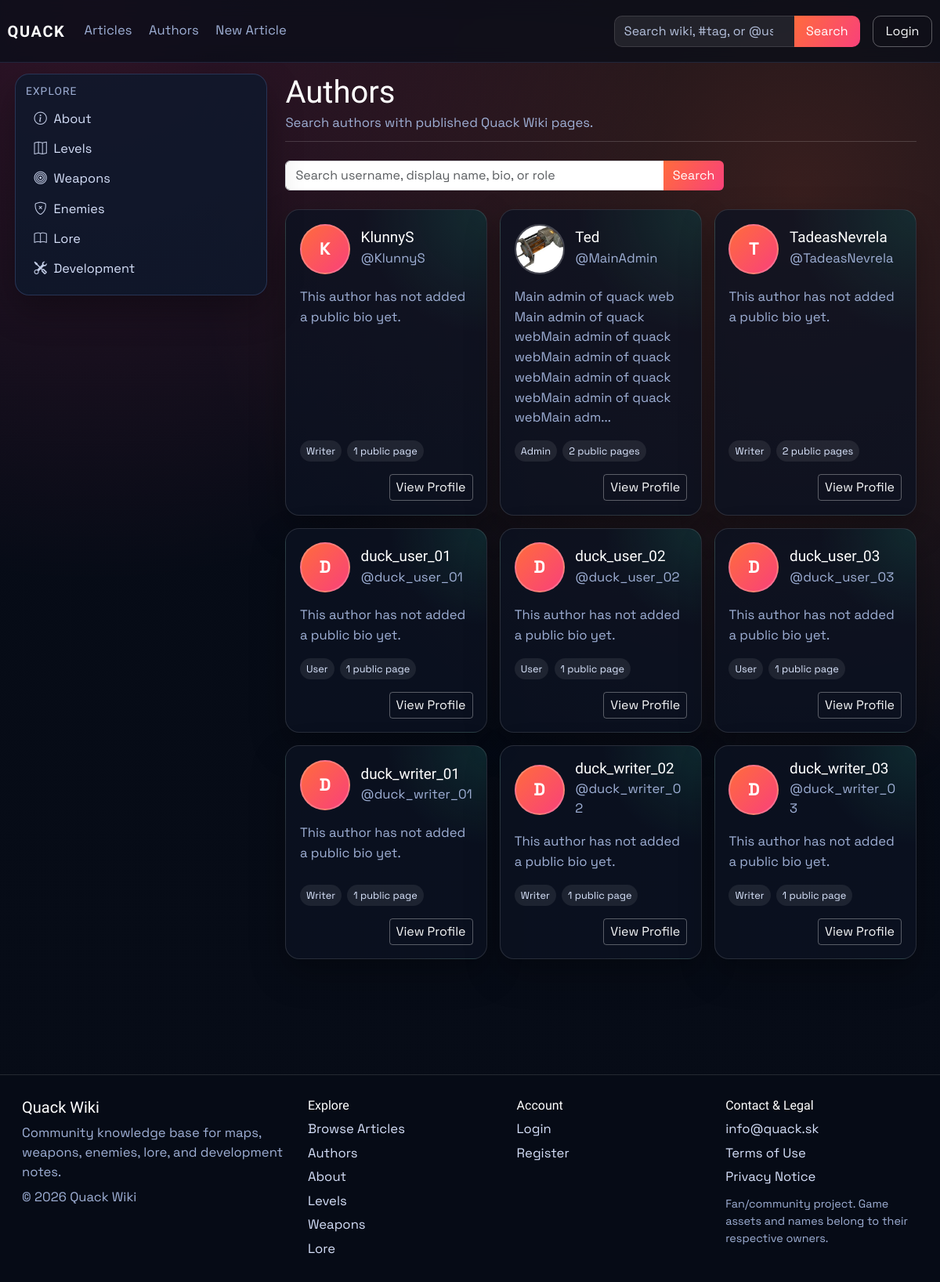
Page /authors on the earlier database version.
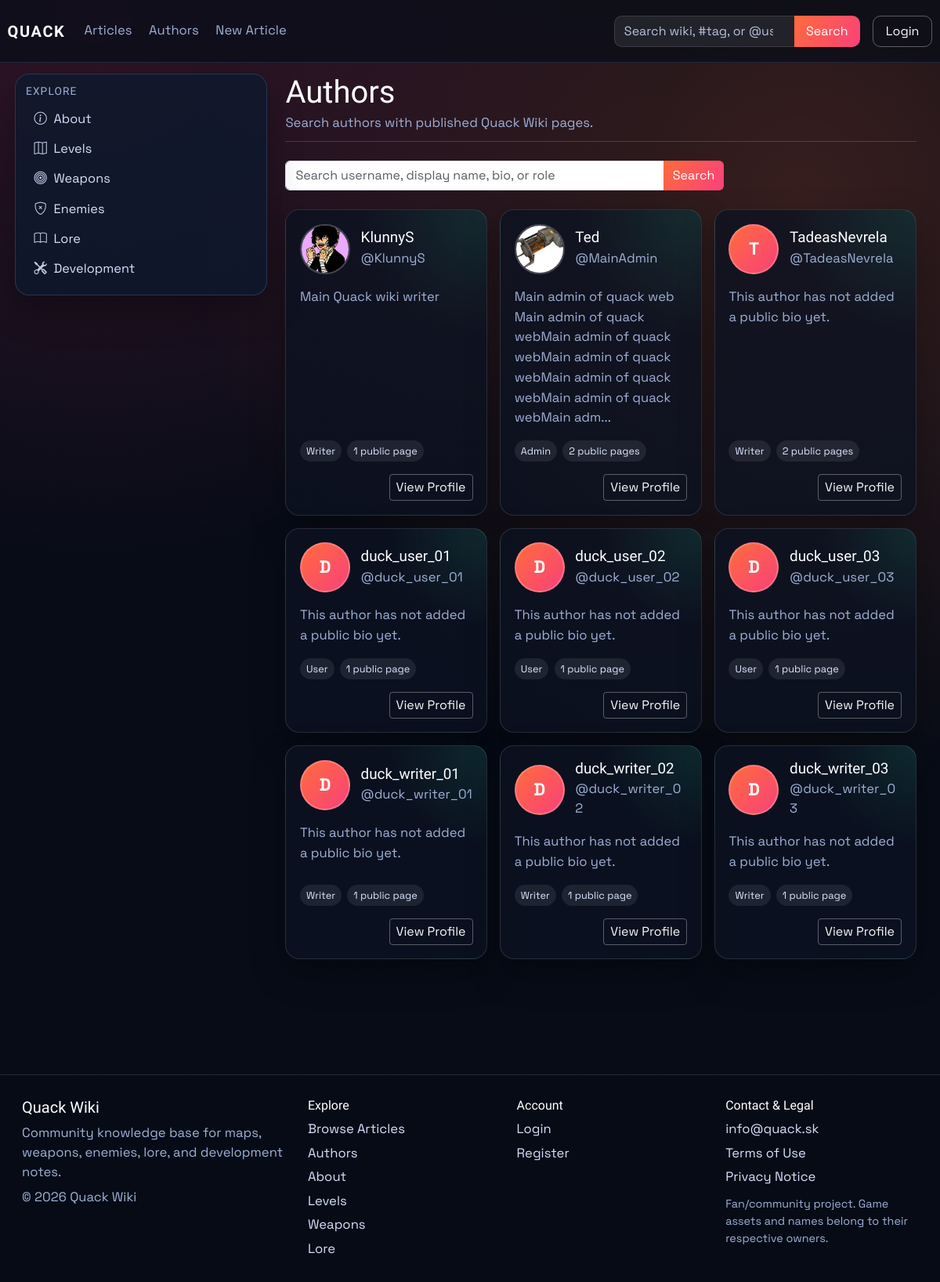
Same page on the later database version.
### models.py (models this page shows, shortened)
class Article(db.Model):
    id = db.Column(db.Integer, primary_key=True)
    title = db.Column(db.String(120), unique=True, nullable=False)
    author = db.Column(db.String(120), nullable=False)
    created_at = db.Column(db.DateTime, default=datetime.utcnow)
    image_url = db.Column(db.String(120), default='default.png')
    summary = db.Column(db.Text)
    content = db.Column(db.Text, nullable=False)
    infobox_data = db.Column(db.Text, nullable=True)
    tags = db.Column(db.JSON, default=list)
    status = db.Column(db.String(20), default='pending', nullable=False)
    approved_by = db.Column(db.String(120), nullable=True)
    approved_at = db.Column(db.DateTime, nullable=True)
    is_archived = db.Column(db.Boolean, default=False, nullable=False)
    archived_at = db.Column(db.DateTime, nullable=True)

class User(db.Model, UserMixin):
    id = db.Column(db.Integer, primary_key=True)
    username = db.Column(db.String(120), unique=True, nullable=False)
    email = db.Column(db.String(120), unique=True, nullable=False)
    password_hash = db.Column(db.String(128), nullable=False)
    profile_image_url = db.Column(db.String(120), nullable=True)
    public_display_name = db.Column(db.String(80), nullable=True)
    public_bio = db.Column(db.Text, nullable=True)
    created_at = db.Column(db.DateTime, default=datetime.utcnow)
    role = db.Column(db.String(30), default='user')
    is_archived = db.Column(db.Boolean, default=False, nullable=False)
    archived_at = db.Column(db.DateTime, nullable=True)

### main.py (the view)
@app.route('/authors')
def authors():
    search = (request.args.get('q') or '').strip()
    include_all_users = request.args.get('all') == '1'
    published_counts = published_article_counts_by_user()
    public_users_query = User.query.filter(User.is_archived.is_(False))
    if not include_all_users:
        public_users_query = public_users_query.filter(User.username.in_(list(published_counts.keys())))
    public_users = public_users_query.order_by(User.username.asc()).all()
    if search:
        public_users = [user for user in public_users if user_matches_public_search(user, search)]
    return render_template(
        'authors.html',
        users=public_users,
        published_counts=published_counts,
        search=search,
        include_all_users=include_all_users,
    )

### main.py (called while the page is built)
def get_site_settings():
    settings = SiteSettings.query.get(1)
    if not settings:
        settings = SiteSettings(id=1)
        db.session.add(settings)
        db.session.commit()
    return settings

@app.context_processor
def inject_site_settings():
    return {'site_settings': get_site_settings()}

def normalize_identity(value: str) -> str:
    ascii_value = unicodedata.normalize('NFKD', value or '').encode('ascii', 'ignore').decode('ascii')
    return re.sub(r'[^a-z0-9]+', '', ascii_value.lower())

def find_user_for_article_author(author_name: str):
    if not author_name:
        return None
    exact_user = User.query.filter_by(username=author_name).first()
    if exact_user:
        return None if exact_user.is_archived else exact_user
    normalized_author = normalize_identity(author_name)
    if not normalized_author:
        return None
    active_users = User.query.filter(User.is_archived.is_(False)).all()
    return next(
        (
            user
            for user in active_users
            if normalized_author in {
                normalize_identity(user.username),
                normalize_identity(user.public_display_name),
            }
        ),
        None,
    )

def published_article_counts_by_user():
    counts = {}
    candidates = Article.query.filter(
        Article.is_archived.is_(False),
        func.lower(func.trim(Article.status)) == 'approved',
    ).all()
    for article_obj in candidates:
        user = find_user_for_article_author(article_obj.author)
        if user:
            counts[user.username] = counts.get(user.username, 0) + 1
    return counts

### templates/authors.html (shortened to what this page needs)
{% extends "_base.html" %}
{% block content %}
<div class="container-fluid px-0 article-wiki">
    <header class="article-header mb-4">
        <h1 class="article-title">{{ 'Public Accounts' if include_all_users else 'Authors' }}</h1>
        <p class="article-meta mb-0">
            {{ 'Search public Quack Wiki accounts.' if include_all_users else 'Search authors with published Quack Wiki pages.' }}
        </p>
    </header>
    <form method="GET" action="{{ url_for('authors') }}" class="mb-4" style="max-width: 560px;">
        <div class="input-group">
            <input class="form-control" type="search" name="q" value="{{ search }}" placeholder="Search username, display name, bio, or role">
            <button class="btn btn-brand" type="submit">Search</button>
        </div>
    </form>
    <section class="authors-grid">
        {% for user in users %}
        <article class="author-card">
            <div class="author-card-top">
                {% if user.profile_image_url %}
                <img class="author-card-avatar" src="{{ url_for('static', filename='img/' ~ user.profile_image_url) }}" alt="{{ user.username }} profile picture">
                {% else %}
                <div class="author-card-avatar author-card-avatar-fallback">{{ user.username[0]|upper }}</div>
                {% endif %}
                <div class="author-card-heading">
                    <h3>{{ user.public_display_name or user.username }}</h3>
                    <p>@{{ user.username }}</p>
                </div>
            </div>
            {% set bio = user.public_bio or "This author has not added a public bio yet." %}
            <p class="author-card-bio">{{ bio|truncate(150, true) }}</p>
            <div class="author-card-meta">
                <span>{{ user.role|capitalize }}</span>
                <span>{{ published_counts.get(user.username, 0) }} public {{ 'page' if published_counts.get(user.username, 0) == 1 else 'pages' }}</span>
            </div>
            <div class="author-card-actions">
                <a class="btn btn-outline-light btn-sm" href="{{ url_for('public_profile', username=user.username) }}">View Profile</a>
            </div>
        </article>
        {% else %}
        <div class="card p-4 authors-empty">
            <p class="mb-0 text-muted">{{ 'No public accounts found.' if include_all_users else 'No published authors found.' }}</p>
        </div>
        {% endfor %}
    </section>
</div>
{% endblock %}

### templates/_base.html (shortened to what this page needs)
<!doctype html>
<html lang="en">
<head>
    <link href="https://cdn.jsdelivr.net/npm/bootstrap@5.3.3/dist/css/bootstrap.min.css" rel="stylesheet">
    <link href="https://cdn.jsdelivr.net/npm/bootstrap-icons@1.11.3/font/bootstrap-icons.min.css" rel="stylesheet">
    <link rel="stylesheet" href="{{ url_for('static', filename='css/style.css', v='20260606-1') }}">
</head>
<body>
    {% include "partials/navbar.html" %}
    <div class="layout-shell container-fluid">
        <aside class="wiki-sidebar-detached d-none d-lg-block">
            {% include "partials/sidebar.html" %}
        </aside>
        <main class="page-content page-content-with-sidebar">
            {% block content %}{% endblock %}
        </main>
        <div class="layout-footer-spacer d-none d-lg-block" aria-hidden="true"></div>
    </div>
    {% include "partials/footer.html" %}
</body>
</html>

### templates/partials/navbar.html (shortened to what this page needs)
<nav class="navbar navbar-expand-lg main-nav">
    <div class="container-fluid nav-wrap">
        <a class="navbar-brand brand-mark" href="{{ url_for('index') }}">QUACK</a>
        <div class="collapse navbar-collapse" id="navbarNav">
            <ul class="navbar-nav me-auto nav-links">
                <li class="nav-item"><a class="nav-link" href="{{ url_for('articles') }}">Articles</a></li>
                <li class="nav-item"><a class="nav-link" href="{{ url_for('authors') }}">Authors</a></li>
                <li class="nav-item"><a class="nav-link" href="{{ url_for('create_article') }}">New Article</a></li>
            </ul>
            <ul class="navbar-nav ms-auto align-items-lg-center nav-tools">
                <li class="nav-item nav-search-wrap">
                    <form class="nav-search" method="GET" action="{{ url_for('site_search') }}">
                        {% set nav_query = request.args.get('q', '') %}
                        {% if request.endpoint == 'authors' and request.args.get('all') == '1' and nav_query %}
                            {% set nav_query = '@' ~ nav_query %}
                        {% elif request.endpoint not in ['articles', 'authors'] %}
                            {% set nav_query = '' %}
                        {% endif %}
                        <input class="form-control" type="search" name="q" value="{{ nav_query }}" placeholder="Search wiki, #tag, or @user">
                        <button class="btn btn-brand" type="submit">Search</button>
                    </form>
                </li>
                {% if current_user.is_authenticated %}
                <li class="nav-item dropdown ms-lg-3">
                    <a class="profile-trigger" href="#" role="button" data-bs-toggle="dropdown" aria-expanded="false">
                        {% if current_user.profile_image_url %}
                        <img class="profile-avatar profile-avatar-img" src="{{ url_for('static', filename='img/' ~ current_user.profile_image_url) }}" alt="{{ current_user.username }} profile picture">
                        {% else %}
                        <span class="profile-avatar">{{ current_user.username[0]|upper }}</span>
                        {% endif %}
                        <span class="profile-name">{{ current_user.username }}</span>
                    </a>
                    <ul class="dropdown-menu dropdown-menu-end">
                        <li><a class="dropdown-item" href="{{ url_for('public_profile', username=current_user.username) }}">Profile</a></li>
                        <li><a class="dropdown-item" href="{{ url_for('profile', _anchor='settings') }}">Settings</a></li>
                        <li><a class="dropdown-item" href="{{ url_for('my_pages') }}">My Pages</a></li>
                        <li><hr class="dropdown-divider"></li>
                        <li><a class="dropdown-item text-danger" href="{{ url_for('logout') }}">Logout</a></li>
                    </ul>
                </li>
                {% else %}
                <li class="nav-item ms-lg-3">
                    <a class="btn btn-outline-light nav-login-btn" href="{{ url_for('login') }}">Login</a>
                </li>
                {% endif %}
            </ul>
        </div>
    </div>
</nav>

### templates/partials/sidebar.html
{% from "partials/tag_link.html" import tag_article_link %}
<nav class="wiki-sidebar">
    {% if current_user.is_authenticated and current_user.role in ['admin', 'writer'] and request.endpoint in ['dashboard_users', 'dashboard_articles', 'dashboard_updates', 'dashboard_settings'] %}
    <h6 class="sidebar-title">Dashboard</h6>
    {% if current_user.role == 'admin' %}
    <a href="{{ url_for('dashboard_users') }}"><i class="bi bi-people-fill sidebar-icon"></i>Users</a>
    {% endif %}
    <a href="{{ url_for('dashboard_articles') }}"><i class="bi bi-journal-text sidebar-icon"></i>Articles</a>
    <a href="{{ url_for('dashboard_updates') }}"><i class="bi bi-inbox sidebar-icon"></i>Pending Updates</a>
    {% if current_user.role == 'admin' %}
    <a href="{{ url_for('dashboard_settings') }}"><i class="bi bi-image sidebar-icon"></i>Site Settings</a>
    {% endif %}
    <a href="{{ url_for('create_article') }}"><i class="bi bi-plus-square sidebar-icon"></i>Create Article</a>
    {% else %}
    <h6 class="sidebar-title">Explore</h6>
    {{ tag_article_link('about-us', 'About', 'bi bi-info-circle') }}
    {{ tag_article_link('levels', 'Levels', 'bi bi-map') }}
    {{ tag_article_link('weapons', 'Weapons', 'bi bi-bullseye') }}
    {{ tag_article_link('enemies', 'Enemies', 'bi bi-shield-x') }}
    {{ tag_article_link('lore', 'Lore', 'bi bi-book') }}
    {{ tag_article_link('development', 'Development', 'bi bi-tools') }}
    {% endif %}
</nav>

### templates/partials/tag_link.html
{% macro tag_article_link(tag, label, icon='', class_name='') -%}
<a href="{{ url_for('about') if tag == 'about-us' else url_for('tagged_article', tag=tag) }}"{% if class_name %} class="{{ class_name }}"{% endif %}>
    {% if icon %}<i class="{{ icon }} sidebar-icon"></i>{% endif %}{{ label }}
</a>
{%- endmacro %}

### templates/partials/footer.html
{% from "partials/tag_link.html" import tag_article_link %}
<footer class="site-footer">
    <div class="container-fluid">
        <div class="footer-grid">
            <section class="footer-brand">
                <h5>Quack Wiki</h5>
                <p>Community knowledge base for maps, weapons, enemies, lore, and development notes.</p>
                <p class="footer-copy">&copy; 2026 Quack Wiki</p>
            </section>
            <section class="footer-section">
                <h6>Explore</h6>
                <div class="footer-links">
                    <a href="{{ url_for('articles') }}">Browse Articles</a>
                    <a href="{{ url_for('authors') }}">Authors</a>
                    {{ tag_article_link('about-us', 'About') }}
                    {{ tag_article_link('levels', 'Levels') }}
                    {{ tag_article_link('weapons', 'Weapons') }}
                    {{ tag_article_link('lore', 'Lore') }}
                </div>
            </section>
            <section class="footer-section">
                <h6>Account</h6>
                <div class="footer-links">
                    {% if current_user.is_authenticated %}
                    <a href="{{ url_for('my_pages') }}">My Pages</a>
                    <a href="{{ url_for('create_article') }}">Create Article</a>
                    <a href="{{ url_for('profile') }}">Settings</a>
                    {% if current_user.role == 'admin' %}
                    <a href="{{ url_for('dashboard_users') }}">Admin Dashboard</a>
                    {% elif current_user.role == 'writer' %}
                    <a href="{{ url_for('dashboard_articles') }}">Writer Dashboard</a>
                    {% endif %}
                    {% else %}
                    <a href="{{ url_for('login') }}">Login</a>
                    <a href="{{ url_for('register') }}">Register</a>
                    {% endif %}
                </div>
            </section>
            <section class="footer-section">
                <h6>Contact & Legal</h6>
                <div class="footer-links">
                    <a href="#" data-copy-email="info@quack.sk">info@quack.sk</a>
                    <a href="{{ url_for('static', filename='docs/terms-of-use.pdf') }}">Terms of Use</a>
                    <a href="{{ url_for('static', filename='docs/privacy-notice.pdf') }}">Privacy Notice</a>
                </div>
                <p class="footer-note">Fan/community project. Game assets and names belong to their respective owners.</p>
            </section>
        </div>
    </div>
</footer>

Differences in the rows shown:
changed User "KlunnyS": profile_image_url: picture added; public_bio "This author has not added a public bio yet." → "Main Quack wiki writer"; username "K" → (not shown)
